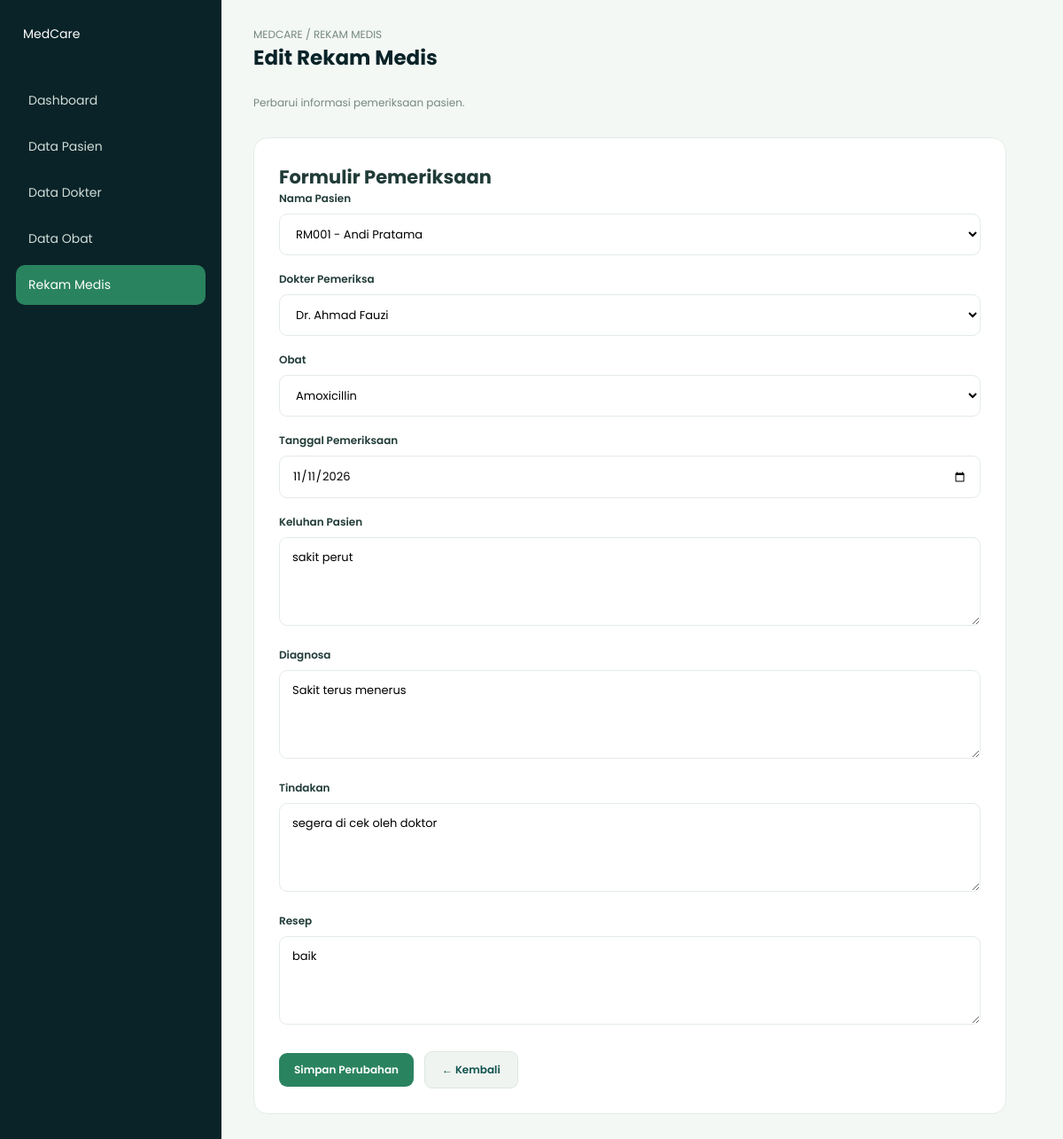
The page /rekam_medis/edit.php?id=2 on the database its author committed.
### tables this page shows
CREATE TABLE `rekam_medis` (
  `id_rekam` int(11) NOT NULL,
  `id_pasien` int(11) NOT NULL,
  `id_dokter` int(11) NOT NULL,
  `id_obat` int(11) NOT NULL,
  `tanggal_periksa` date NOT NULL,
  `keluhan` text DEFAULT NULL,
  `diagnosa` text DEFAULT NULL,
  `tindakan` text DEFAULT NULL,
  `resep` varchar(100) DEFAULT NULL
);

CREATE TABLE `pasien` (
  `id_pasien` int(11) NOT NULL,
  `no_rm` varchar(20) NOT NULL,
  `nama_pasien` varchar(100) NOT NULL,
  `jenis_kelamin` enum('L','P') NOT NULL,
  `tanggal_lahir` date NOT NULL,
  `alamat` text DEFAULT NULL
);

CREATE TABLE `dokter` (
  `id_dokter` int(11) NOT NULL,
  `nama_dokter` varchar(100) NOT NULL,
  `spesialisasi` varchar(50) NOT NULL
);

CREATE TABLE `obat` (
  `id_obat` int(11) NOT NULL,
  `nama_obat` varchar(100) NOT NULL,
  `satuan` varchar(30) NOT NULL,
  `stok` int(11) NOT NULL DEFAULT 0
);

### rekam_medis/edit.php (the view, shortened to what this page needs)
<?php
include '../koneksi.php';
$id = (int) $_GET['id'];
$stmt = mysqli_prepare($conn, "SELECT * FROM rekam_medis WHERE id_rekam = ?");
mysqli_stmt_bind_param($stmt, "i", $id);
mysqli_stmt_execute($stmt);
$result = mysqli_stmt_get_result($stmt);
$data = mysqli_fetch_assoc($result);
$pasien = mysqli_query($conn, "SELECT id_pasien, no_rm, nama_pasien FROM pasien ORDER BY nama_pasien ASC");
$dokter = mysqli_query($conn, "SELECT id_dokter, nama_dokter FROM dokter ORDER BY nama_dokter ASC");
$obat = mysqli_query($conn, "SELECT id_obat, nama_obat FROM obat ORDER BY nama_obat ASC");
?>
<!DOCTYPE html>
<html lang="id">
<head>
    <link rel="stylesheet" href="../style.css">
</head>
<body>
<div class="layout">
    <aside class="sidebar">
        <div class="brand">MedCare</div>
        <nav>
            <a href="../index.php" class="nav-link">Dashboard</a>
            <a href="../pasien/" class="nav-link">Data Pasien</a>
            <a href="../dokter/" class="nav-link">Data Dokter</a>
            <a href="../obat/" class="nav-link">Data Obat</a>
            <a href="index.php" class="nav-link active">Rekam Medis</a>
        </nav>
    </aside>
    <main class="main-content">
        <div class="topbar">
            <div>
                <p class="page-subtitle">MEDCARE / REKAM MEDIS</p>
                <h1 class="page-title">Edit Rekam Medis</h1>
                <p>Perbarui informasi pemeriksaan pasien.</p>
            </div>
        </div>
        <section class="form-card">
            <h2>Formulir Pemeriksaan</h2>
            <form method="POST">
                <div class="form-group">
                    <label>Nama Pasien</label>
                    <select name="id_pasien" required>
                        <?php while ($p = mysqli_fetch_assoc($pasien)): ?>
                            <option value="<?= $p['id_pasien']; ?>"
                                <?= ($data['id_pasien'] == $p['id_pasien']) ? 'selected' : ''; ?>>
                                <?= htmlspecialchars($p['no_rm'] . ' - ' . $p['nama_pasien']); ?>
                            </option>
                        <?php endwhile; ?>
                    </select>
                </div>
                <div class="form-group">
                    <label>Dokter Pemeriksa</label>
                    <select name="id_dokter" required>
                        <?php while ($d = mysqli_fetch_assoc($dokter)): ?>
                            <option value="<?= $d['id_dokter']; ?>"
                                <?= ($data['id_dokter'] == $d['id_dokter']) ? 'selected' : ''; ?>>
                                <?= htmlspecialchars($d['nama_dokter']); ?>
                            </option>
                        <?php endwhile; ?>
                    </select>
                </div>
                <div class="form-group">
                    <label>Obat</label>
                    <select name="id_obat" required>
                        <?php while ($o = mysqli_fetch_assoc($obat)): ?>
                            <option value="<?= $o['id_obat']; ?>"
                                <?= ($data['id_obat'] == $o['id_obat']) ? 'selected' : ''; ?>>
                                <?= htmlspecialchars($o['nama_obat']); ?>
                            </option>
                        <?php endwhile; ?>
                    </select>
                </div>
                <div class="form-group">
                    <label>Tanggal Pemeriksaan</label>
                    <input type="date" name="tanggal_periksa"
                        value="<?= htmlspecialchars($data['tanggal_periksa']); ?>" required>
                </div>
                <div class="form-group">
                    <label>Keluhan Pasien</label>
                    <textarea name="keluhan" rows="3" required><?= htmlspecialchars($data['keluhan']); ?></textarea>
                </div>
                <div class="form-group">
                    <label>Diagnosa</label>
                    <textarea name="diagnosa" rows="3" required><?= htmlspecialchars($data['diagnosa']); ?></textarea>
                </div>
                <div class="form-group">
                    <label>Tindakan</label>
                    <textarea name="tindakan" rows="3" required><?= htmlspecialchars($data['tindakan']); ?></textarea>
                </div>
                <div class="form-group">
                    <label>Resep</label>
                    <textarea name="resep" rows="3" required><?= htmlspecialchars($data['resep']); ?></textarea>
                </div>
                <div class="actions">
                    <button type="submit" class="btn">Simpan Perubahan</button>
                    <a href="index.php" class="form-back-btn">
                    ← Kembali
                    </a>
                </div>
            </form>
        </section>
    </main>
</div>
</body>
</html>

### style.css (style rules this page uses)
:root { --dark: #092328; --teal: #12544F; --green: #2A835F; --sage: #8BBB92; --background: #F4F8F5; --white: #FFFFFF; --text: #203B37; --muted: #758780; --border: #E3ECE5; --danger: #D9534F; }
* { margin: 0; padding: 0; box-sizing: border-box; }
body { font-family: 'Poppins', sans-serif; background: var(--background); color: var(--text); font-size: 14px; }
a { text-decoration: none; color: inherit; }
.layout { display: flex; min-height: 100vh; }
.sidebar { width: 250px; background: var(--dark); color: white; padding: 28px 18px; flex-shrink: 0; }
.brand { display: flex; align-items: center; gap: 12px; margin-bottom: 42px; padding: 0 8px; }
.nav-link { display: block; padding: 12px 14px; border-radius: 10px; color: #D0DDD8; margin-bottom: 7px; transition: .2s; }
.nav-link:hover, .nav-link.active { background: var(--green); color: white; }
.main-content { flex: 1; padding: 30px 36px; min-width: 0; }
.topbar { display: flex; justify-content: space-between; align-items: center; margin-bottom: 30px; gap: 15px; }
.topbar h1 { font-size: 23px; color: var(--dark); }
.topbar p { color: var(--muted); font-size: 12px; }
.page-title { margin-bottom: 25px; }
.btn { display: inline-block; padding: 10px 17px; border: none; border-radius: 9px; background: var(--green); color: white; font-family: inherit; font-size: 12px; font-weight: 600; cursor: pointer; transition: .2s; }
.form-card { background: white; padding: 28px; border-radius: 16px; border: 1px solid var(--border); max-width: 850px; }
.form-group { margin-bottom: 18px; }
.form-group label { display: block; margin-bottom: 8px; font-weight: 600; font-size: 12px; }
.form-group input, .form-group select, .form-group textarea { width: 100%; padding: 12px 14px; border: 1px solid var(--border); border-radius: 9px; outline: none; font-family: inherit; font-size: 13px; background: white; }
.form-group textarea { min-height: 100px; resize: vertical; }
.actions { display: flex; gap: 7px; align-items: center; }
.main-content { animation: pageFadeIn 0.45s ease; }
.content-card, .form-card { animation: cardAppear 0.5s ease; transition: box-shadow 0.3s ease, transform 0.3s ease; }
.btn, .btn-secondary, .action-btn { transition: all 0.25s ease; }
.form-group select, .form-group input, .form-group textarea { transition: border-color 0.25s ease, box-shadow 0.25s ease; }
.nav-link { transition: all 0.25s ease; }
.form-back-btn { display: inline-flex !important; align-items: center !important; justify-content: center !important; gap: 7px !important; padding: 11px 19px !important; border: 1px solid #DCE7DF !important; border-radius: 9px !important; background: #F0F4F1 !important; color: #12544F !important; text-decoration: none !important; font-family: 'Poppins', sans-serif !important; font-size: 12px !important; font-weight: 600 !important; transition: all 0.25s ease !important; }
.form-card .actions { display: flex; align-items: center; gap: 12px; flex-wrap: wrap; margin-top: 24px; }

### rows shown on the page
rekam_medis: id_pasien "RM001 - Andi Pratama", id_dokter "Dr. Ahmad Fauzi", id_obat "Amoxicillin", tanggal_periksa "11/11/2026", keluhan "sakit perut", diagnosa "Sakit terus menerus", tindakan "segera di cek oleh doktor", resep "baik"
